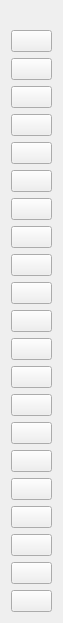
<?xml version="1.0" encoding="UTF-8"?>
<ui version="4.0">
 <class>ToolForm</class>
 <widget class="QWidget" name="ToolForm">
  <property name="geometry">
   <rect>
    <x>0</x>
    <y>0</y>
    <width>63</width>
    <height>537</height>
   </rect>
  </property>
  <property name="windowTitle">
   <string>Tool</string>
  </property>
  <property name="styleSheet">
   <string notr="true"/>
  </property>
  <layout class="QVBoxLayout" name="verticalLayout">
   <property name="topMargin">
    <number>30</number>
   </property>
   <item>
    <widget class="QPushButton" name="groupControlBtn">
     <property name="toolTip">
      <string>group control</string>
     </property>
     <property name="text">
      <string/>
     </property>
    </widget>
   </item>
   <item>
    <widget class="QPushButton" name="fullScreenBtn">
     <property name="toolTip">
      <string>full screen (Ctrl+F)</string>
     </property>
     <property name="text">
      <string/>
     </property>
    </widget>
   </item>
   <item>
    <spacer name="verticalSpacer">
     <property name="orientation">
      <enum>Qt::Vertical</enum>
     </property>
     <property name="sizeHint" stdset="0">
      <size>
       <width>20</width>
       <height>40</height>
      </size>
     </property>
    </spacer>
   </item>
   <item>
    <widget class="QPushButton" name="expandNotifyBtn">
     <property name="toolTip">
      <string>expand notify (Ctrl+N)</string>
     </property>
     <property name="text">
      <string/>
     </property>
    </widget>
   </item>
   <item>
    <widget class="QPushButton" name="expandSettingsBtn">
     <property name="toolTip">
      <string>expand settings panel (Ctrl+Alt+N)</string>
     </property>
     <property name="text">
      <string/>
     </property>
    </widget>
   </item>
   <item>
    <widget class="QPushButton" name="rotateBtn">
     <property name="toolTip">
      <string>rotate device (Ctrl+R)</string>
     </property>
     <property name="text">
      <string/>
     </property>
    </widget>
   </item>
   <item>
    <widget class="QPushButton" name="touchBtn">
     <property name="toolTip">
      <string>touch switch</string>
     </property>
     <property name="text">
      <string/>
     </property>
    </widget>
   </item>
   <item>
    <widget class="QPushButton" name="openScreenBtn">
     <property name="toolTip">
      <string>open screen</string>
     </property>
     <property name="text">
      <string/>
     </property>
    </widget>
   </item>
   <item>
    <widget class="QPushButton" name="closeScreenBtn">
     <property name="toolTip">
      <string>close screen (Ctrl+O)</string>
     </property>
     <property name="text">
      <string/>
     </property>
    </widget>
   </item>
   <item>
    <widget class="QPushButton" name="powerBtn">
     <property name="toolTip">
      <string>power (Ctrl+P)</string>
     </property>
     <property name="text">
      <string/>
     </property>
    </widget>
   </item>
   <item>
    <widget class="QPushButton" name="volumeUpBtn">
     <property name="toolTip">
      <string>volume up (Ctrl+Up)</string>
     </property>
     <property name="text">
      <string/>
     </property>
    </widget>
   </item>
   <item>
    <widget class="QPushButton" name="volumeDownBtn">
     <property name="toolTip">
      <string>volume down (Ctrl+Down)</string>
     </property>
     <property name="text">
      <string/>
     </property>
    </widget>
   </item>
   <item>
    <widget class="QPushButton" name="appSwitchBtn">
     <property name="toolTip">
      <string>app switch (Ctrl+S)</string>
     </property>
     <property name="text">
      <string/>
     </property>
    </widget>
   </item>
   <item>
    <widget class="QPushButton" name="menuBtn">
     <property name="toolTip">
      <string>menu (Ctrl+M)</string>
     </property>
     <property name="text">
      <string/>
     </property>
    </widget>
   </item>
   <item>
    <widget class="QPushButton" name="homeBtn">
     <property name="toolTip">
      <string>home (Ctrl+H)</string>
     </property>
     <property name="text">
      <string/>
     </property>
    </widget>
   </item>
   <item>
    <widget class="QPushButton" name="returnBtn">
     <property name="toolTip">
      <string>return (Ctrl+B)</string>
     </property>
     <property name="text">
      <string/>
     </property>
    </widget>
   </item>
   <item>
    <widget class="QPushButton" name="screenShotBtn">
     <property name="toolTip">
      <string>screen shot</string>
     </property>
     <property name="text">
      <string/>
     </property>
    </widget>
   </item>
   <item>
    <widget class="QPushButton" name="googleOneBtn">
     <property name="toolTip">
      <string>Restart Google One</string>
     </property>
     <property name="accessibleName">
      <string>Restart Google One</string>
     </property>
     <property name="text">
      <string/>
     </property>
    </widget>
   </item>
   <item>
    <widget class="QPushButton" name="cameraTorchBtn">
     <property name="toolTip">
      <string>torch</string>
     </property>
     <property name="text">
      <string/>
     </property>
    </widget>
   </item>
   <item>
    <widget class="QPushButton" name="cameraZoomOutBtn">
     <property name="toolTip">
      <string>zoom out</string>
     </property>
     <property name="text">
      <string/>
     </property>
    </widget>
   </item>
   <item>
    <widget class="QPushButton" name="cameraZoomInBtn">
     <property name="toolTip">
      <string>zoom in</string>
     </property>
     <property name="text">
      <string/>
     </property>
    </widget>
   </item>
   <item>
    <widget class="QPushButton" name="clipboardBtn">
     <property name="toolTip">
      <string>copy clipboard text</string>
     </property>
     <property name="text">
      <string/>
     </property>
    </widget>
    </item>
  </layout>
 </widget>
 <resources/>
 <connections/>
</ui>
